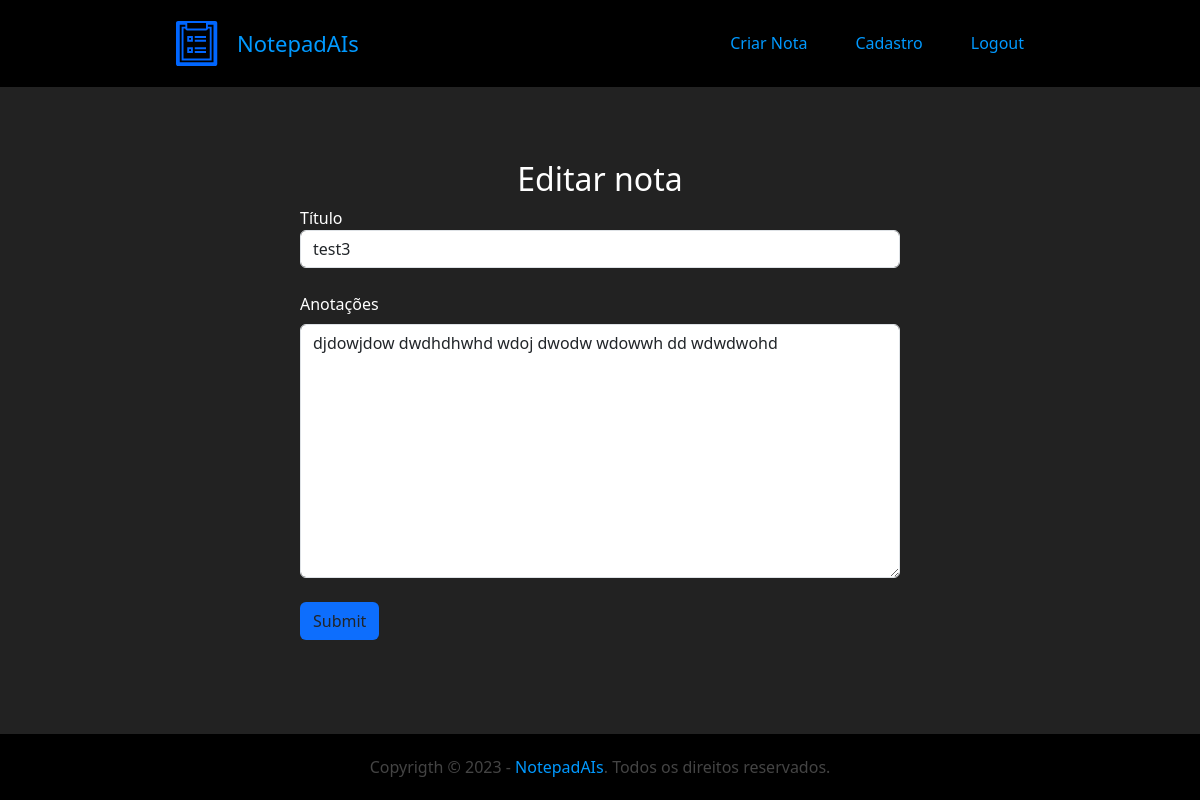
/editar_nota/34/ (signed in), run on the app's committed database.
### main/models.py (models this page shows, shortened)
class Notas(models.Model):
    usuario = models.ForeignKey(User, on_delete=models.DO_NOTHING)
    titulo = models.CharField(max_length=200)
    anotacao = models.TextField()

### main/views.py (the view)
# urls.py: path('editar_nota/<int:id>/', views.editar_nota, name='editar_nota'),
def editar_nota(request, id):
    if request.user.is_authenticated:
        try:
            nota = Notas.objects.filter(usuario=request.user).get(id=id)
        except Notas.DoesNotExist:
            mensagem_erro = 'Essa nota não é sua espertinho hahaha'
            return render(request, 'editar_nota.html', {"mensagem_erro":mensagem_erro})
        if request.method == 'POST':
            titulo = request.POST.get('titulo')
            anotacao = request.POST.get('anotacao')
            nota.titulo = titulo
            nota.anotacao = anotacao
            nota.save()
            return redirect(reverse('notas'))
        else:
            return render(request, 'editar_nota.html', {"nota": nota})
    else:
        mensagem_erro = 'Logue para editar notas!'
        return render(request, 'editar_nota.html', {"mensagem_erro":mensagem_erro})

### main/templates/editar_nota.html (shortened to what this page needs)
{% extends 'base.html' %}
{% load static %}
{% block content %}
<div class="vh-100  d-flex flex-column justify-content-center align-items-center">
    {% if request.user.is_authenticated %}
        {% if nota %}
        <h2>Editar nota</h2>
        <form action="{% url 'editar_nota' nota.id %}" method="POST" class="w-50"> {% csrf_token %}
            <label>Título</label>
            <input type="text" class="form-control" placeholder="Digite aqui seu título" required name="titulo"
                value="{{nota.titulo}}">
            <br>
            <label class="form-label">Anotações</label>
            <textarea class="form-control" rows="10" placeholder="Digite sua anotação" required
                name="anotacao">{{ nota.anotacao }}
            </textarea>
            <br>
            <input type="submit" class="btn bg-primary">
        </form>
        {% else %}
        <h1>{{ mensagem_erro }}</h1>
        {% endif %}
    {% else %}
        <div class="vh-100 d-flex flex-column justify-content-center align-items-center">
            <h1>{{ mensagem_erro }}</h1>
        </div>
    {% endif %}
</div>
{% endblock %}

### main/static/css/styles.css (style rules this page uses)
* { margin: 0; padding: 0; }

### data on the page
Notas: titulo "test3", anotacao "djdowjdow dwdhdhwhd wdoj dwodw wdowwh dd wdwdwohd"
